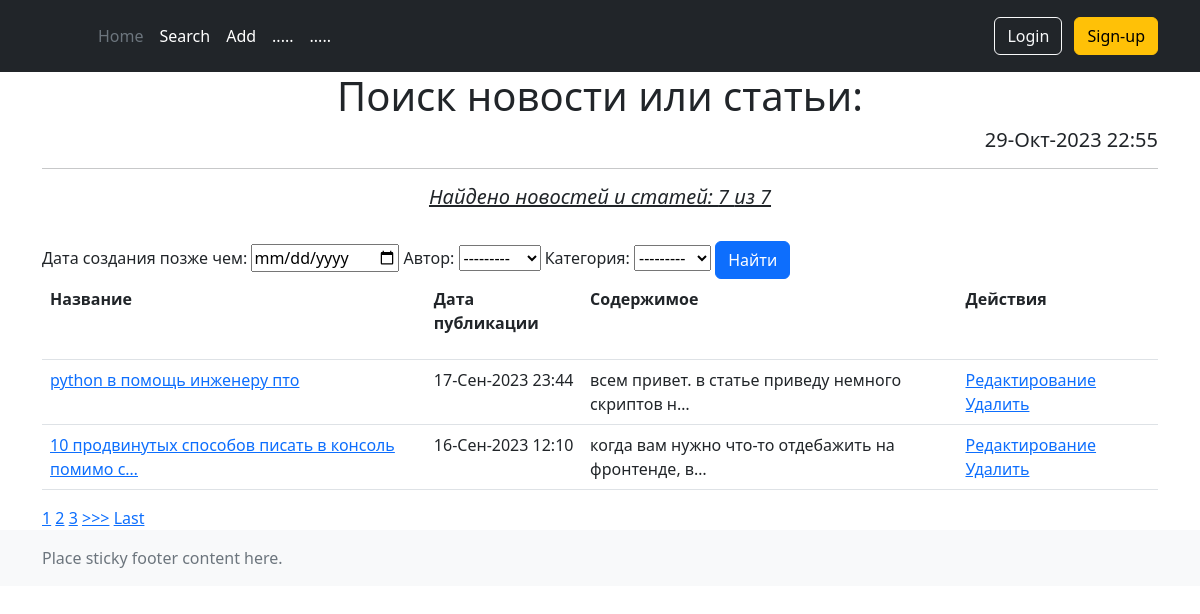
The app's page /news/search/ with its own data.
### news/models.py (models this page shows, shortened)
class Post(models.Model):
    author = models.ForeignKey(Author, on_delete=models.CASCADE, verbose_name='Автор')
    NEWS = 'NW'
    ARTICLE = 'AR'
    TYPES = [
        (NEWS, 'Новость'),
        (ARTICLE, 'Статья'),
    ]
    categoryType = models.CharField(max_length=2, choices=TYPES, default=ARTICLE, verbose_name='Тип статьи')
    dateCreation = models.DateTimeField(auto_now_add=True, verbose_name='Дата публикации')
    postCategory = models.ManyToManyField(Category, through='PostCategory', verbose_name='Категории статьи')
    title = models.CharField(max_length=128, verbose_name='Заголовок')
    text = models.TextField(verbose_name='Текст статьи')
    rating = models.SmallIntegerField(default=0, verbose_name='Рейтинг')

### news/views.py (the view)
# urls.py: path('search/', PostSearch.as_view()),
class PostSearch(ListView):
    model = Post
    template_name = 'news/postSearch.html'
    context_object_name = 'posts'
    ordering = ['-id']
    form_class = PostForm
    paginate_by = 2
    def get_queryset(self):
        queryset = PostFilter(self.request.GET, super().get_queryset()).qs
        return queryset
    def get_context_data(self, **kwargs):
        context = super().get_context_data(**kwargs)
        context['time_now'] = timezone.localtime(timezone.now())  # добавим переменную текущей даты time_now
        context['posts_count'] = Post.objects.all().count()  # добавим переменную кол-во постов всего
        context['filter'] = PostFilter(self.request.GET, queryset=self.get_queryset())
        context['form'] = PostForm()
        return context

### news/forms.py
class PostForm(ModelForm):
    class Meta:
        model = Post
        fields = ['author', 'categoryType', 'postCategory',
                  'title', 'text']
        widgets = {
            'author': forms.Select(attrs={'class': 'form-control'}),
            'categoryType': forms.Select(attrs={'class': 'form-control',}),
            'postCategory': forms.SelectMultiple(attrs={'class': 'form-control',}),
            'title': forms.TextInput(attrs={
                'class': 'form-control',
                'placeholder': 'Введите название статьи или новости'
            }),
            'text': forms.Textarea(attrs={
                'class': 'form-control',
                'placeholder': 'Сама статья'
            }),
        }

### news/models.py (called while the page is built)
    def __str__(self):
        return self.authorUser.username

    def __str__(self):
        return self.name

### news/templatetags/custom_filters.py (called while the page is built)
@register.filter(name='Censor')
def censor(text):
    for bw in banned_word_list:
        text = text.lower().replace(bw.lower(), f'{bw[0:2]}...')
    return text

### news/templates/news/postSearch.html (shortened to what this page needs)
{% extends 'layout/default.html' %}
{% load custom_filters %}
{% block content %}
    <h1 align="center" >Поиск новости или статьи:</h1>
    <h5 align="right">{{ time_now| date:'d-M-Y H:i' }}</h5>
    <hr>
    <h5 align="center"><i><u> Найдено новостей и статей: {{ filter.qs|length }} из {{ posts_count }}</u></i></h5>
    <br>
    {% if posts %}
        <form method="GET">
            {{ filter.form }}
            <input class="btn btn-primary" type="submit" value="Найти">
        </form>
        <table class="table">
            <tr>
                <th scope="col"> Название</th>
                <th scope="col"><p align="justify"> Дата публикации</p></th>
                <th scope="col">Содержимое</th>
                <th scope="col">Действия</th>
            </tr>
            {% for post in posts %}
                <tr>
                    <td>
                        <a href="{% url 'news:post_detail' post.pk %}">
                            {{ post.title|truncatewords:8|truncatechars:50|Censor }}
                        </a>
                    </td>
                    <td>{{ post.dateCreation| date:'d-M-Y H:i' }}</td>
                    <td>{{ post.text|truncatechars:50|Censor }}</td>
                    <td>
                        <a href="{% url 'news:post_update' post.pk %}">Редактирование</a>
                        <a href="{% url 'news:post_delete' post.pk %}">Удалить</a>
                    </td>
                </tr>
            {% endfor %}
        </table>
        {% include 'news/parts/paginator.html' %}
    {% else %}
        <h2>Новостей и статей нет!</h2>
    {% endif %}
{% endblock content %}

### templates/layout/default.html (shortened to what this page needs)
{% load static %}
<!DOCTYPE html>
<html lang="en">
<head>
<link href="https://cdn.jsdelivr.net/npm/bootstrap@5.2.3/dist/css/bootstrap.min.css" rel="stylesheet">
<link rel="stylesheet" href="https://cdnjs.cloudflare.com/ajax/libs/font-awesome/5.15.4/css/all.min.css">
<link href="{% static 'css/styles.css' %}" rel="stylesheet"/>
</head>
<body>
{% include './parts/header.html' %}
<div class="container">
 {% block content %}
 {% endblock content %}
</div>
{% include './parts/footer.html' %}
</body>
</html>

### templates/layout/parts/header.html
<header class="p-3 text-bg-dark">
 <div class="container">
   <div class="d-flex flex-wrap align-items-center justify-content-center justify-content-lg-start">
     <a href="/" class="d-flex align-items-center mb-2 mb-lg-0 text-white text-decoration-none">
       <svg class="bi me-2" width="40" height="32" role="img" aria-label="Bootstrap"><use xlink:href="#bootstrap"/></svg>
     </a>
     <ul class="nav col-12 col-lg-auto me-lg-auto mb-2 justify-content-center mb-md-0">
       <li><a href="/news/" class="nav-link px-2 text-secondary">Home</a></li>
       <li><a href="/news/search/" class="nav-link px-2 text-white">Search</a></li>
       <li><a href="/news/add/" class="nav-link px-2 text-white">Add</a></li>
       <li><a href="#" class="nav-link px-2 text-white">.....</a></li>
       <li><a href="#" class="nav-link px-2 text-white">.....</a></li>
     </ul>
     <div class="text-end">
       <button type="button" class="btn btn-outline-light me-2">Login</button>
       <button type="button" class="btn btn-warning">Sign-up</button>
     </div>
   </div>
 </div>
</header>

### news/templates/news/parts/paginator.html (shortened to what this page needs)
{% if is_paginated %}
    {% for num in page_obj.paginator.page_range %}
        {% if page_object.number == num %}
            <a>{{ num }}</a>
        {% elif num > page_obj.number|add:'-3' and num < page_obj.number|add:'3' %}
            <a href="?{{ request.GET.urlencode }}&page={{ num }}">{{ num }}</a>
        {% endif %}
    {% endfor %}
    {% if page_obj.has_next %}
        <a href="?{{ request.GET.urlencode }}&page={{ page_obj.next_page_number }}">>>></a>
        <a href="?{{ request.GET.urlencode }}&page={{ page_obj.paginator.num_pages }}">Last</a>
    {% endif %}
{% endif %}

### templates/layout/parts/footer.html
<footer class="footer mt-auto py-3 bg-light">
 <div class="container">
   <span class="text-muted">Place sticky footer content here.</span>
 </div>
</footer>

### records on screen
Post: title|Censor "python в помощь инженеру пто", dateCreation "17-Сен-2023 23:44", text|Censor "всем привет. в статье приведу немного скриптов н…"
Post: title|Censor "10 продвинутых способов писать в консоль помимо c…", dateCreation "16-Сен-2023 12:10", text|Censor "когда вам нужно что-то отдебажить на фронтенде, в…"

### other values on screen
{{ time_now| date:'d-M-Y H:i' }} "29-Окт-2023 22:55"
{{ filter.qs|length }} "7"
{{ posts_count }} "7"
{{ num }} "1" "2" "3"
